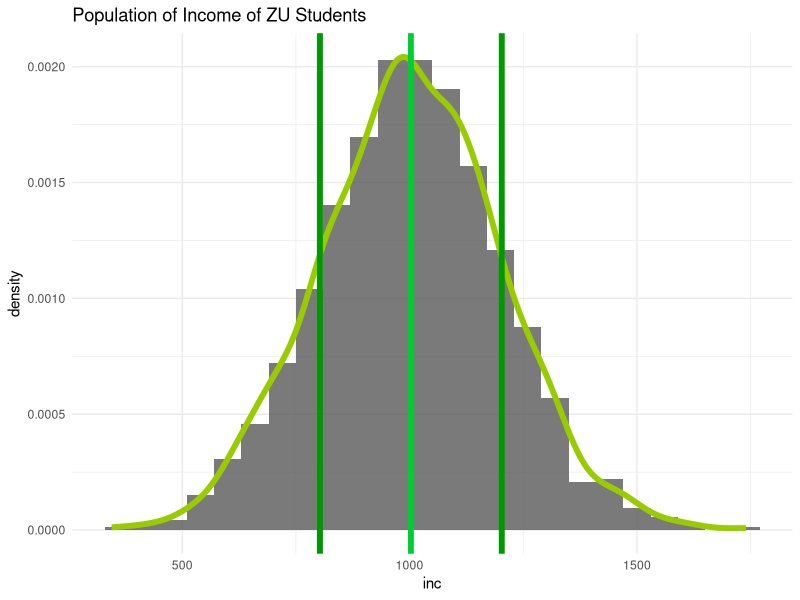
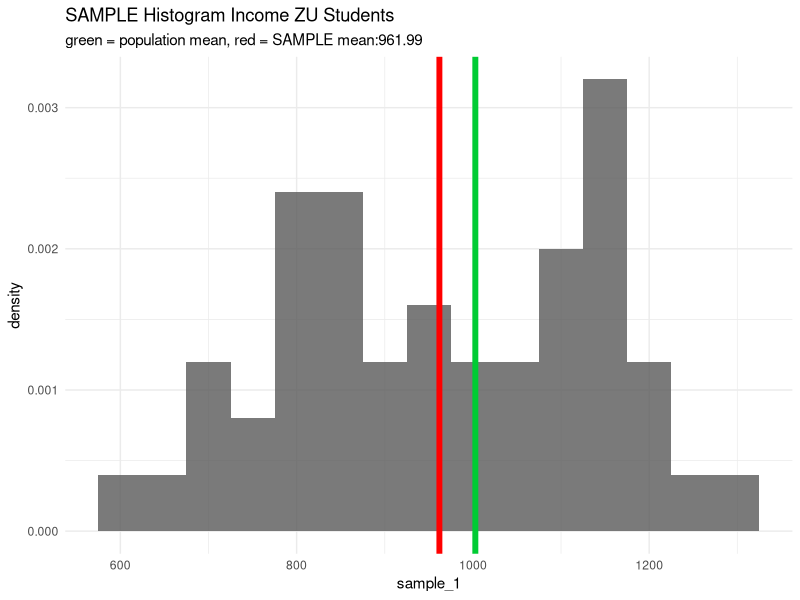
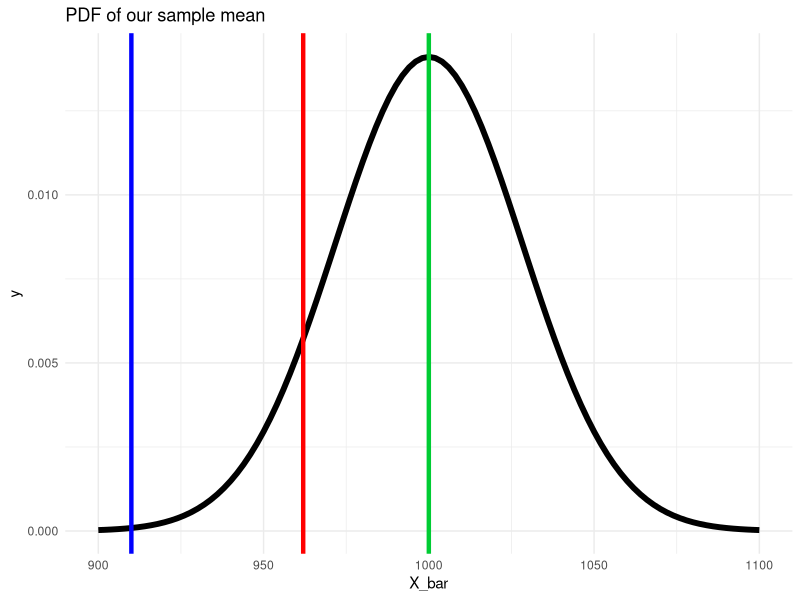
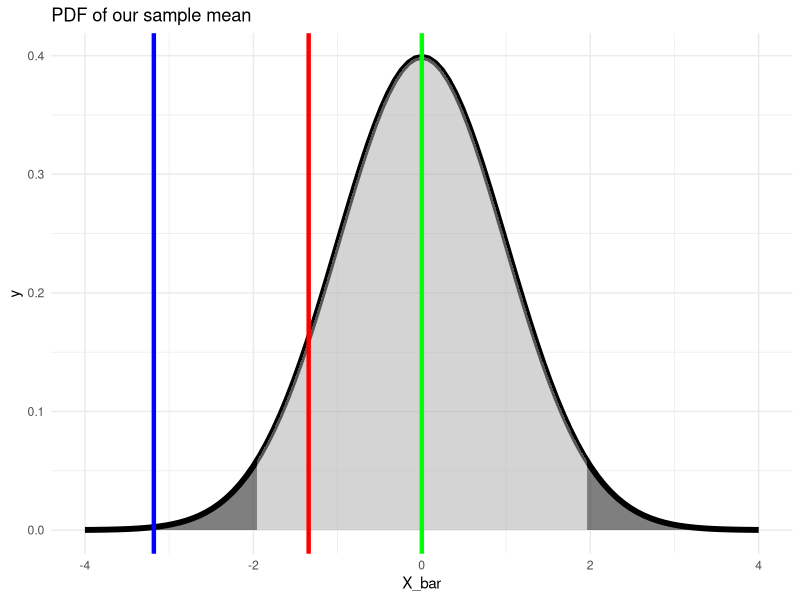
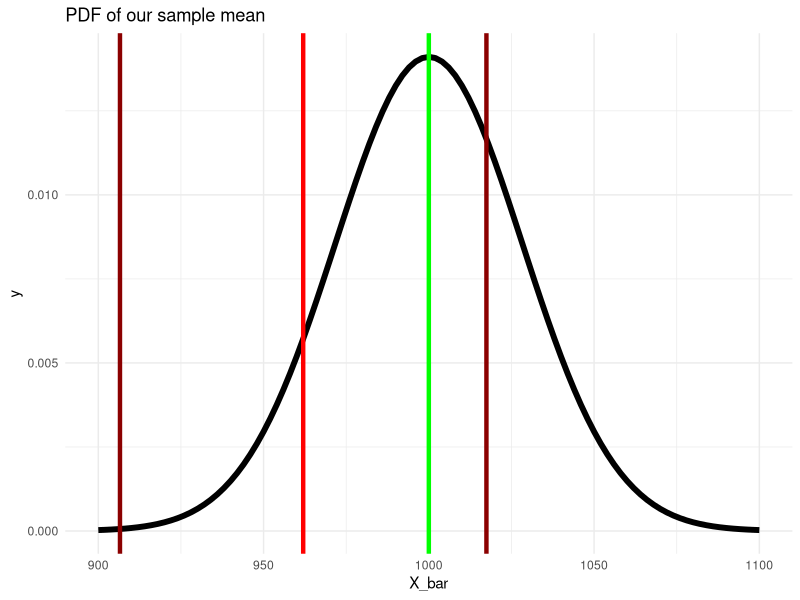
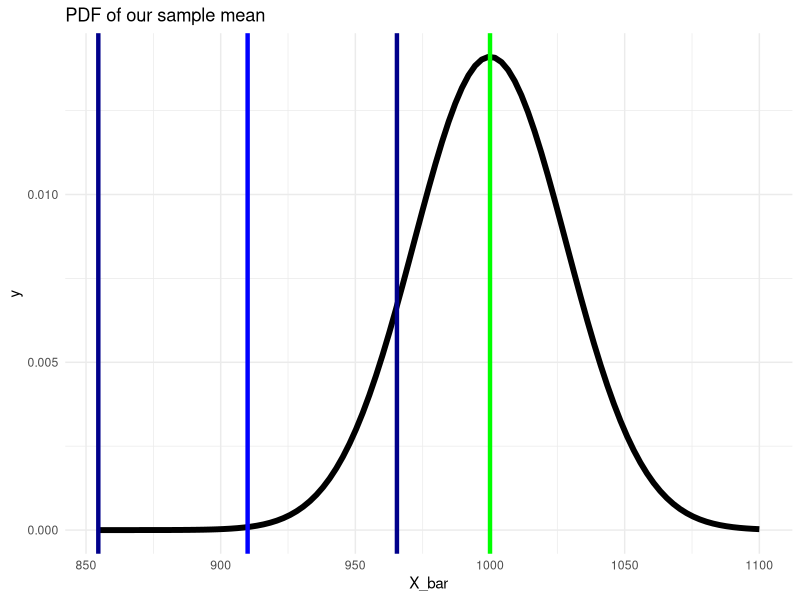

Recreate these plots in R, in order.
## ---- chunk 1
knitr::opts_chunk$set(echo = TRUE)
## ---- chunk 2
library(ggplot2)
set.seed(11) # seed for reproducibility

n <- 1200
inc <- rnorm(n, mean = 1000, sd = 200)
## ---- chunk 3
ggplot() +
  geom_histogram(aes(x = inc, y = ..density..),binwidth = 60,alpha = 0.8) +
  geom_density(aes(x = inc, y = ..density..),col = "#99CC00",size = 2) +
  labs(title = "Population of Income of ZU Students") +
  geom_vline(xintercept = mean(inc),color = "#00CC33",size = 2) +
  geom_vline(xintercept = mean(inc) + 200,color = "#009900",size = 2) +
  geom_vline(xintercept = mean(inc) - 200,color = "#009900",size = 2) +
  theme_minimal()
## ---- chunk 4
library(tidyverse)
set.seed(24)
sample_1 <- sample(x = inc, size = 50, replace = F)

ggplot() +
geom_histogram(aes(x = sample_1,
y = ..density..),binwidth = 50,alpha = 0.8) +
labs(title = "SAMPLE Histogram Income ZU Students",
subtitle = paste0("green = population mean, ",
                  "red = SAMPLE mean:",
                  mean(sample_1) %>% round(2))) +
geom_vline(xintercept = mean(sample_1),color = "red",size = 2) +
  geom_vline(xintercept = mean(inc),color = "#00CC33",size = 2)+
theme_minimal()
## ---- chunk 5
ggplot(data =  data.frame(X_bar = 900:1100), aes(x=X_bar)) +
  stat_function(fun = dnorm, args = list(mean = 1000, sd = 200/sqrt(50)), size = 2) +
  geom_vline(xintercept = mean(sample_1), color = "red", size = 1.5) +
  geom_vline(xintercept = 1000, color = "#00CC33", size = 1.5) +
  geom_vline(xintercept = 910, color = "blue", size = 1.5) +
  labs(title = "PDF of our sample mean") +
  theme_minimal()
## ---- chunk 6
ggplot(data =  data.frame(X_bar = -4:4), aes(x=X_bar)) +
  stat_function(fun = dnorm, args = list(mean = 0, sd = 1), size = 2) +
  stat_function(fun = dnorm, xlim = c(-1.96,1.96), geom = "area", fill = "darkgrey", alpha=0.5) +
  stat_function(fun = dnorm, xlim = c(-4,-1.96), geom = "area", fill = "black", alpha=0.5) +
   stat_function(fun = dnorm, xlim = c(1.96,4), geom = "area", fill = "black", alpha=0.5) +
  geom_vline(xintercept = (mean(sample_1) - 1000) / (200/sqrt(50)), color = "red", size = 1.5) +
geom_vline(xintercept = (910 - 1000) / (200/sqrt(50)), color = "blue", size = 1.5) +
  geom_vline(xintercept = 0, color = "green", size = 1.5) +
  labs(title = "PDF of our sample mean") +
  theme_minimal()
## ---- chunk 7
ggplot(data =  data.frame(X_bar = 900:1100), aes(x=X_bar)) +
  stat_function(fun = dnorm, args = list(mean = 1000, sd = 200/sqrt(50)), size = 2) +
  geom_vline(xintercept = mean(sample_1), color = "red", size = 1.5) +
  geom_vline(xintercept = 1000, color = "green", size = 1.5) +
  geom_vline(xintercept = mean(sample_1) - (1.96 * 200 /sqrt(50)), color = "darkred", size = 1.5) +
  geom_vline(xintercept = mean(sample_1) + (1.96 * 200 /sqrt(50)), color = "darkred", size = 1.5) +
  labs(title = "PDF of our sample mean") +
  theme_minimal()
## ---- chunk 8
ggplot(data =  data.frame(X_bar = 900:1100), aes(x=X_bar)) +
  stat_function(fun = dnorm, args = list(mean = 1000, sd = 200/sqrt(50)), size = 2) +
  geom_vline(xintercept = 910, color = "blue", size = 1.5) +
  geom_vline(xintercept = 1000, color = "green", size = 1.5) +
  geom_vline(xintercept = 910 - (1.96 * 200 /sqrt(50)), color = "darkblue", size = 1.5) +
  geom_vline(xintercept = 910 + (1.96 * 200 /sqrt(50)), color = "darkblue", size = 1.5) +
  labs(title = "PDF of our sample mean") +
  theme_minimal()
